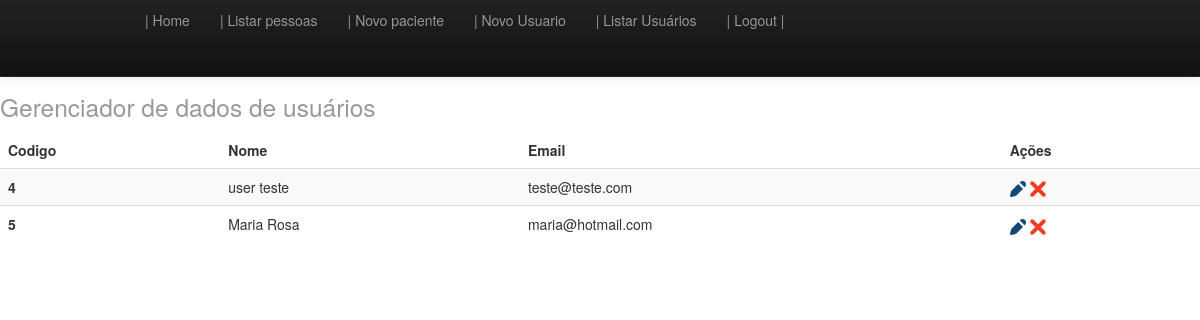
The app's page /listarUsuarios.php (signed in) with its own data.
### tables this page shows
CREATE TABLE IF NOT EXISTS `usuario` (
  `idusuario` int(11) NOT NULL AUTO_INCREMENT,
  `nome` varchar(255) DEFAULT NULL,
  `email` varchar(150) DEFAULT NULL,
  `senha` varchar(45) DEFAULT NULL,
  `dataCadastro` datetime DEFAULT NULL,
  `tipoUsuario` int(11) NOT NULL,
  `usuario` varchar(100) DEFAULT NULL,
  PRIMARY KEY (`idusuario`)
);

### classes/Usuario.class.php (called while the page is built, shortened)
<?php
include_once 'Conexao.class.php';
include_once 'Funcoes.class.php';
class Usuario {
    private $con;
    public function __construct()
    {
        $this->con = new Conexao();
    }
    public function querySelect()
    {
       try {
            $select = $this->con->conectar()->prepare("SELECT * FROM `usuario`;");
            $select->execute();
            return $select->fetchAll();
        } catch (Exception $ex) {
            return 'erro ' . $ex->getMessage();
        }
    }
}

### classes/Conexao.class.php (called while the page is built, shortened)
<?php
class Conexao {
    private static $pdo;
    public static function conectar()
    {
        if (is_null(self::$pdo))
        {
            self::$pdo = new PDO('mysql:host=localhost;dbname=controlepacientes', 'root', '');
            self::$pdo->setAttribute(PDO::ATTR_ERRMODE, PDO::ERRMODE_EXCEPTION);
        }
        return (self::$pdo) ? self::$pdo : false;
    }
}

### classes/Funcoes.class.php (called while the page is built, shortened)
<?php
class Funcoes {
    public function base64($vlr, $tipo)
    {
        switch ($tipo)
        {
            case 1: $rst = base64_encode($vlr);
                break;
        }
        return $rst;
    }
}
?>

### listarUsuarios.php (the view, shortened to what this page needs)
<?php
require_once 'classes/Funcoes.class.php';
require_once 'classes/Usuario.class.php';
$objFuncoes = new Funcoes();
$objUsuario = new Usuario();
$objFuncoes->isLogado();
include 'header.php';
include 'menu.php';
?>
<div><h1 class=""><small><?php echo TITULO_USUARIO; ?></small></h1></div>
<div>
    <table class="table table-striped">
        <thead>
            <tr>
                <th scope="col">Codigo</th>
                <th scope="col">Nome</th>
                <th scope="col">Email</th>
                <th scope="col">Ações</th>
            </tr>
        </thead>
        <tbody>
            <?php
            foreach ($objUsuario->querySelect() as $rst)
            {
                ?>
                <tr>
                    <th scope="row"><?php echo $rst['idusuario']; ?></th>
                    <td><?php echo $rst['nome'] ?></td>
                    <td><?php echo $rst['email']; ?></td>
                    <td>
                        <div class="">
                            <a class="editar" href="?acao=edit&func=<?= $objFuncoes->base64($rst['idusuario'], 1) ?>" title="Editar dados"><img src="img/ico-editar.png" width="16" height="16" alt="Editar"></a>
                            <a class="excluir" href="?acao=delet&func=<?= $objFuncoes->base64($rst['idusuario'], 1) ?>" title="Excluir esse dado"><img src="img/ico-excluir.png" width="16" height="16" alt="Excluir"></a>
                        </div>
                    </td>
                </tr>
            <?php }
            ?>
        </tbody>
    </table>
</div>
<?php include 'footer.php'; ?>

### css/estilo.css (style rules this page uses)
body,#formulario { margin-left: 5%; }
h1 { padding-top: 6%!important; }

### records on screen
usuario: idusuario "4", nome "user teste", email "teste@teste.com"
usuario: idusuario "5", nome "Maria Rosa", email "maria@hotmail.com"

### other values on screen
TITULO_USUARIO "Gerenciador de dados de usuários"
